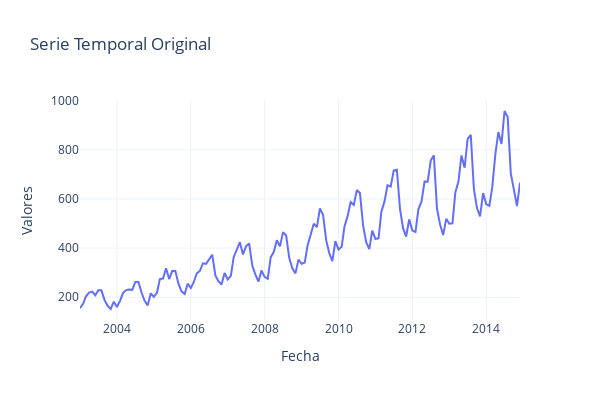

The cell this chart's notebook holds for it:
### Code cell
explorar.graficar_serie()

### Figure 1 — Plotly figure (JSON) as saved in the notebook; plotly's stock layout.template omitted (floating-point values rounded to 4 significant figures; data arrays with more than 128 entries replaced by an {"elided": "..."} marker saying what was removed)
{"data": [{"hovertemplate": "Fecha=%{x}<br>Valores=%{y}<extra></extra>", "legendgroup": "", "line": {"color": "#636efa", "dash": "solid"}, "marker": {"symbol": "circle"}, "mode": "lines", "name": "", "orientation": "v", "showlegend": false, "type": "scatter", "x": {"elided": "144 str values"}, "xaxis": "x", "y": {"elided": "144 int values"}, "yaxis": "y"}], "layout": {"height": 400, "legend": {"tracegroupgap": 0}, "title": {"text": "Serie Temporal Original"}, "width": 600, "xaxis": {"anchor": "y", "domain": [0, 1], "title": {"text": "Fecha"}}, "yaxis": {"anchor": "x", "domain": [0, 1], "title": {"text": "Valores"}}}}
